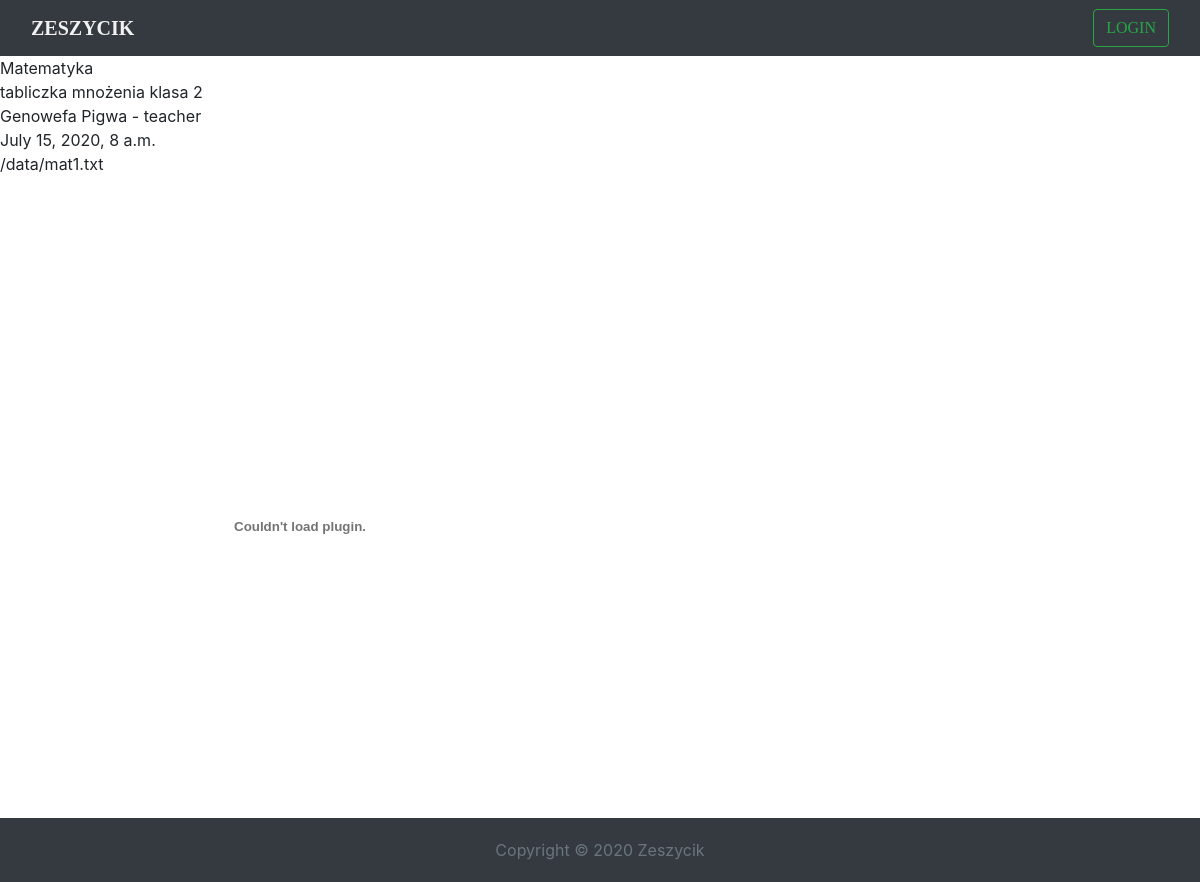
/lesson/data/1, run on the app's committed database.
### school/models.py (models this page shows, shortened)
class Lesson(models.Model):
    name = models.CharField(max_length=150, unique=True, blank=False)
    description = models.TextField()
    teacher = models.ForeignKey(SchoolUser, on_delete=models.SET_NULL, null=True, blank=True, related_name='teacher')
    date = models.DateTimeField(default=timezone.now)
    data = models.FileField(blank=True, null=True)
    students = models.ManyToManyField(SchoolUser, null=True, blank=True, related_name='students')

class SchoolUser(models.Model):
    USERS_KIND = [
        ('administrator', 'Dyrektor'),
        ('teacher', 'Nauczyciel'),
        ('student', 'Uczeń')
    ]
    user = models.OneToOneField(User, on_delete=models.CASCADE, null=True, blank=True)
    permissions = models.CharField(choices=USERS_KIND, max_length=15)
    grades = models.CharField(max_length=150, default='')
    def __str__(self):
        return f'{self.user.first_name} {self.user.last_name} - {self.permissions}'

### school/views.py (the view)
# urls.py: path('lesson/data/<pk>', LessonsDataView.as_view(), name='lesson_data'),
class LessonsDataView(DetailView):
    template_name = 'lessons_data.html'
    model = Lesson
    context_object_name = 'lesson'

### school/templates/lessons_data.html
{% extends 'index.html' %}
{% load static %}
{% block content %}
    {{ lesson.name }}<br>
    {{ lesson.description }}<br>
    {{ lesson.teacher }}<br>
    {{ lesson.date }}<br>
    {{ lesson.data.url }}<br>
    <embed src="{% static lesson.data.url %}" type="application/pdf" height="700px" width="50%">
{% endblock content %}

### static/css/index.css (style rules this page uses)
body { margin-top: 70px; background-attachment: fixed; background-size: 100%; font-size: 16px; }

### data on the page
Lesson: name "Matematyka", description "tabliczka mnożenia klasa 2", teacher "Genowefa Pigwa - teacher", date "July 15, 2020, 8 a.m.", data "/data/mat1.txt"
